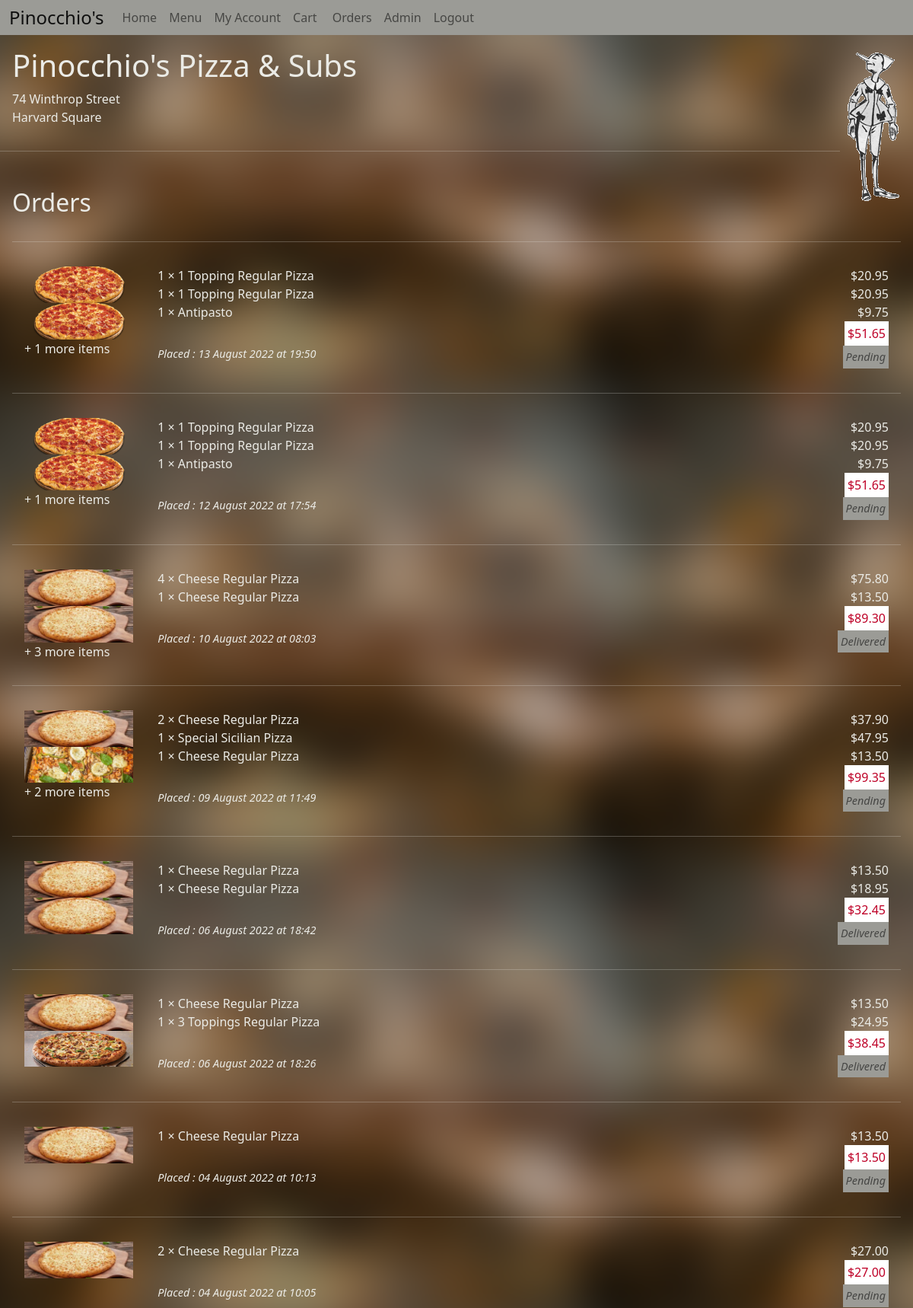
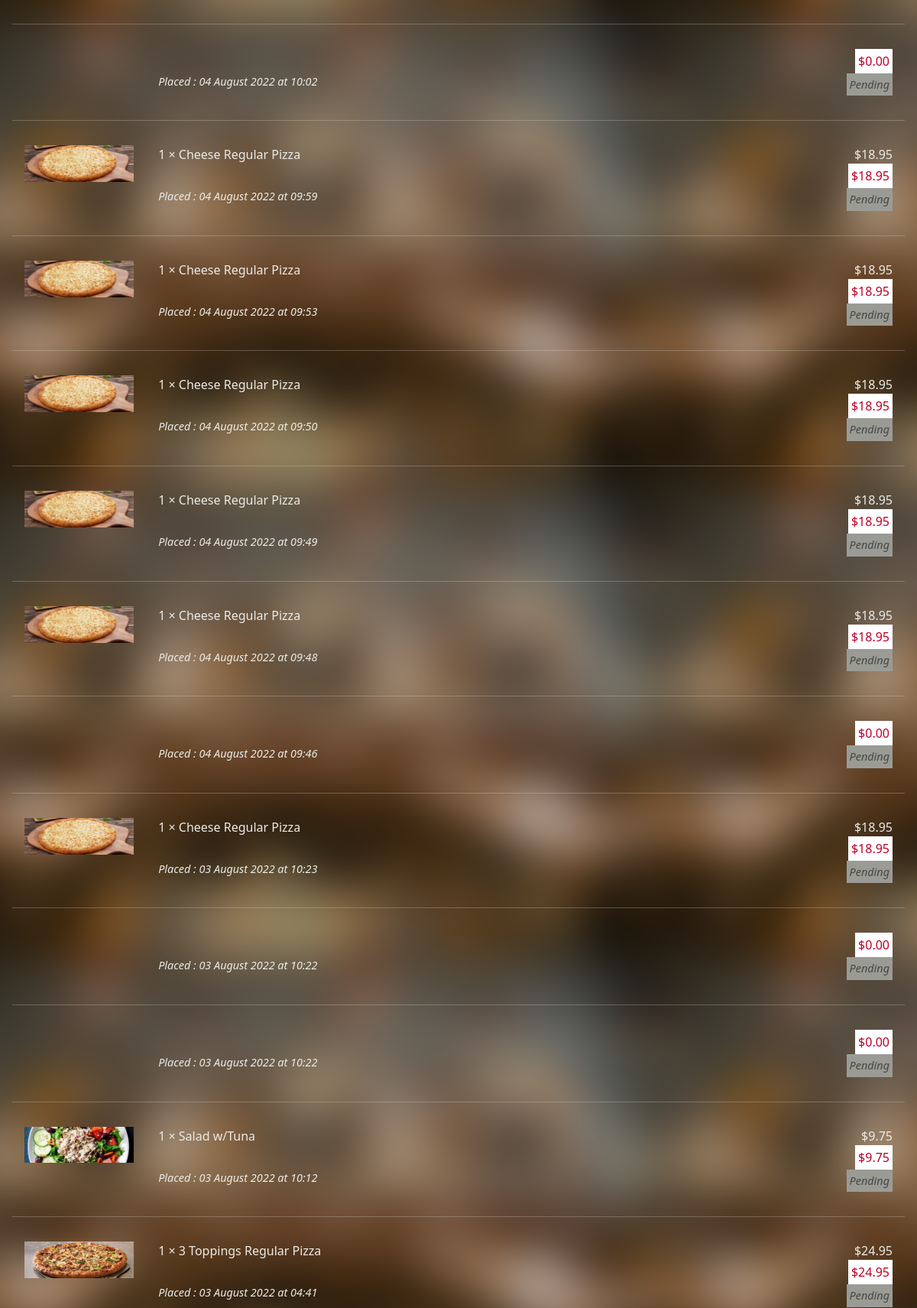
The page /orders (signed in, upper part) on the database its author committed (2 pictures, top to bottom).
### orders/models.py (models this page shows, shortened)
class Order(models.Model):
    PAYMENT_MODES = [
        (0, 'UPI'),
        (1, 'Wallets'),
        (2, 'Credit / Debit / ATM Card'),
        (3, 'Net Banking'),
        (4, 'Cash on Delivery')
    ]
    user = models.ForeignKey(User, on_delete=models.CASCADE, related_name="orders")
    pizza = models.ManyToManyField(PizzaCombination, through='OrderPizza', related_name="orders")
    sub = models.ManyToManyField(SubCombination, through='OrderSub', related_name="orders")
    pasta = models.ManyToManyField(Pasta, through='OrderPasta', related_name="orders")
    salad = models.ManyToManyField(Salad, through='OrderSalad', related_name="orders")
    platter = models.ManyToManyField(PlatterCombination, through='OrderPlatter', related_name="orders")
    placedtime = models.DateTimeField(auto_now_add=True)
    completedtime = models.DateTimeField(null=True)
    payment_mode = models.IntegerField(choices=PAYMENT_MODES)
    address = models.ForeignKey('Address', on_delete=models.SET("(deleted address)"))
    price = models.DecimalField(decimal_places=2, max_digits=10, default=0.00)

class PizzaCombination(models.Model):
    pizza = models.ForeignKey(Pizza, on_delete=models.CASCADE, related_name="combinations")
    toppings = models.ManyToManyField(Topping)
    size = models.CharField(null=True, max_length=200)
    price = models.DecimalField(decimal_places=2, max_digits=10, default=0.00)
    def getimage(self):
        return self.pizza.image
    def getname(self):
        return f'{self.pizza.name} {Pizza.PIZZA_TYPES[self.pizza.type][1]} Pizza'

class Pizza(models.Model):
    PIZZA_TYPES = [
        (0, 'Regular'),
        (1, 'Sicilian')
    ]
    name = models.CharField(max_length=200)
    image = models.ImageField(upload_to='pizza_images', blank=True)
    description = models.TextField(blank=True)
    type = models.IntegerField(choices=PIZZA_TYPES, default=0)
    smallprice = models.DecimalField(decimal_places=2, max_digits=10)
    largeprice = models.DecimalField(decimal_places=2, max_digits=10)
    extrascount = models.IntegerField(default=0)

class Salad(models.Model):
    name = models.CharField(max_length=200)
    image = models.ImageField(upload_to='salad_images', blank=True)
    description = models.TextField(blank=True)
    price = models.DecimalField(decimal_places=2, max_digits=10)
    def getimage(self):
        return self.image
    def getname(self):
        return f'{self.name}'

### orders/views.py (the view)
# urls.py: path('orders', views.orders, name="orders"),
@login_required
def orders(request):
    orders = Order.objects.filter(user=request.user).order_by('-placedtime')
    allitems = []
    for o in orders:
        items = []
        quantities = []
        for item in list(chain.from_iterable(getattr(o, 'order'+thing+'_set').all() for thing in THINGS)):
            items.append(getattr(item, item.__class__.__name__.lower()[5:]))
            quantities.append(item.quantity)
        items = list(zip(items, quantities))
        allitems.append(items)
    return render(request, 'orders/orders.html', {
        "allitems": list(zip(allitems, orders))
    })

### orders/models.py (called while the page is built)
    def getimage(self):
        return self.image

    def getname(self):
        return f'{self.name}'

    def getimage(self):
        return self.sub.image

    def getname(self):
        return f'{self.sub.name} Sub'

    def getname(self):
        return f'{self.platter.name} Dinner Platter'

### orders/templatetags/tags.py (called while the page is built)
@register.simple_tag()
def multiply(unit_price, quantity):
    return unit_price * quantity

@register.filter()
def countitemsbyquantity(items):
    sum = 0
    for item in items:
        sum += item[1]
    return sum

### orders/templates/orders/orders.html (shortened to what this page needs)
{% extends "orders/layout.html" %}
{% load tags %}
{% block body %}
    <div class="blockbody">
        <h2>Orders</h2>
        <hr>
        <div>
            {% for items, order in allitems %}
                <div class="d-flex position-relative">
                    <div id="ordersphotosdiv" class="d-none d-sm-block p-3">
                        {% if items|length >= 1 %}
                            <div class="">
                                <img class="w-100" src="{{items.0.0.getimage.url}}" alt="{{items.0.0.getname}}">
                            </div>
                        {% endif %}
                        {% if items|length >= 2 %}
                            <div class="">
                                <img class="w-100" src="{{items.1.0.getimage.url}}" alt="{{items.1.0.getname}}">
                            </div>
                        {% endif %}
                        {% if items|countitemsbyquantity > 2 %}
                            <div class="">
                                + {{items|countitemsbyquantity|add:"-2"}} more items
                            </div>
                        {% endif %}
                    </div>
                    <div class="flex-grow-1 p-3">
                        {% for item, quantity in items %}
                            <div class="d-flex justify-content-between w-100">
                                <div>
                                    {{quantity}} × {{item.getname}}
                                </div>
                                <div>
                                    ${% multiply item.price quantity %}
                                </div>
                            </div>
                        {% endfor %}
                        <div class="d-flex justify-content-between">
                            <div>
                                <a class="stretched-link" href="{% url 'order' order.id %}">&nbsp;</a>
                            </div>
                            <div class="p-0 p-sm-1" style="color: #BE0027; background-color: white;">
                                ${{order.price}}
                            </div>
                        </div>
                        <div class="d-flex justify-content-between">
                            <div class="fst-italic fw-lighter" style="font-size: 0.9rem;">
                                Placed : {{order.placedtime|date:"d F Y"}} at {{order.placedtime|date:"H:i"}}
                            </div>
                            <div class="fst-italic fw-lighter p-0 p-sm-1" style="background-color: #9B9B96; color: #464644; font-size: 0.9rem;">
                                {% if order.completedtime %}
                                    Delivered
                                {% else %}
                                    Pending
                                {% endif %}
                            </div>
                        </div>
                    </div>
                </div>
                <hr>
            {% endfor %}
        </div>
    </div>
{% endblock %}

### orders/static/orders/styles.css (style rules this page uses)
body { color: #EBEBE6; }
.blockbody { padding: 1rem; }
h2 { padding: 1rem 0rem; }
a { color: #EBEBE6; text-decoration: none; }
#ordersphotosdiv { width: 15%; }

### rows shown on the page
Order: pizza_id (picture), user "1", price "51.65", placedtime "13 August 2022", placedtime "19:50", shows "Pending"
PizzaCombination: quantity "1", getname "1 Topping Regular Pizza", price "20.95"
PizzaCombination: quantity "1", getname "1 Topping Regular Pizza", price "20.95"
Salad: quantity "1", getname "Antipasto", price "9.75"
Order: pizza_id (picture), user "1", price "51.65", placedtime "12 August 2022", placedtime "17:54", shows "Pending"
Order: pizza_id (picture), items "3", price "89.30", placedtime "10 August 2022", placedtime "08:03", shows "Delivered"
PizzaCombination: quantity "4", getname "Cheese Regular Pizza", price "75.80", quantity "2", price "37.90", quantity "1", price "18.95"
PizzaCombination: pizza "1", getname "Cheese Regular Pizza", price "13.50", quantity "2", price "27.00"
Order: pizza_id (picture), payment_mode "2", price "99.35", placedtime "09 August 2022", placedtime "11:49", shows "Pending"
PizzaCombination: quantity "1", getname "Special Sicilian Pizza", price "47.95"
Order: pizza_id (picture), price "32.45", placedtime "06 August 2022", placedtime "18:42", shows "Delivered"
Order: pizza_id (picture), price "38.45", placedtime "06 August 2022", placedtime "18:26", shows "Delivered"
PizzaCombination: quantity "1", getname "3 Toppings Regular Pizza", price "24.95"
Order: pizza_id (picture), price "13.50", placedtime "04 August 2022", placedtime "10:13", shows "Pending"
Order: pizza_id (picture), price "27.00", placedtime "04 August 2022", placedtime "10:05", shows "Pending"
Order: price "0.00", placedtime "04 August 2022", placedtime "10:02", shows "Pending"
Order: pizza_id (picture), price "18.95", placedtime "04 August 2022", placedtime "09:59", shows "Pending"
Order: pizza_id (picture), price "18.95", placedtime "04 August 2022", placedtime "09:53", shows "Pending"
Order: pizza_id (picture), price "18.95", placedtime "04 August 2022", placedtime "09:50", shows "Pending"
Order: pizza_id (picture), price "18.95", placedtime "04 August 2022", placedtime "09:49", shows "Pending"
Order: pizza_id (picture), price "18.95", placedtime "04 August 2022", placedtime "09:48", shows "Pending"
Order: price "0.00", placedtime "04 August 2022", placedtime "09:46", shows "Pending"
Order: pizza_id (picture), price "18.95", placedtime "03 August 2022", placedtime "10:23", shows "Pending"
Order: price "0.00", placedtime "03 August 2022", placedtime "10:22", shows "Pending"
Order: price "0.00", placedtime "03 August 2022", placedtime "10:22", shows "Pending"
Order: image (picture), price "9.75", placedtime "03 August 2022", placedtime "10:12", shows "Pending"
Salad: quantity "1", getname "Salad w/Tuna", price "9.75"
Order: pizza_id (picture), price "24.95", placedtime "03 August 2022", placedtime "04:41", shows "Pending"
PizzaCombination: quantity "1", getname "3 Toppings Regular Pizza", price "24.95"
